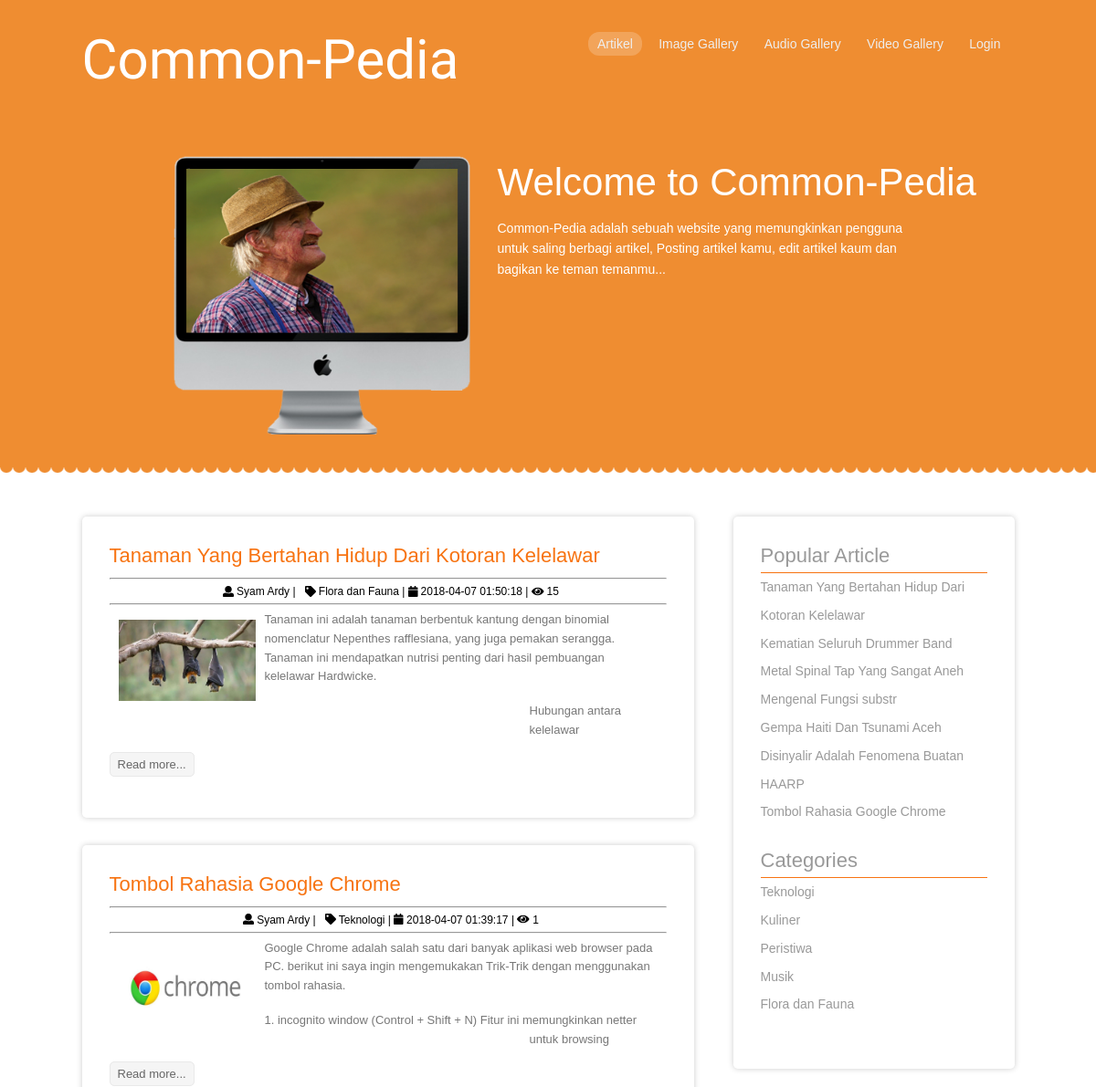
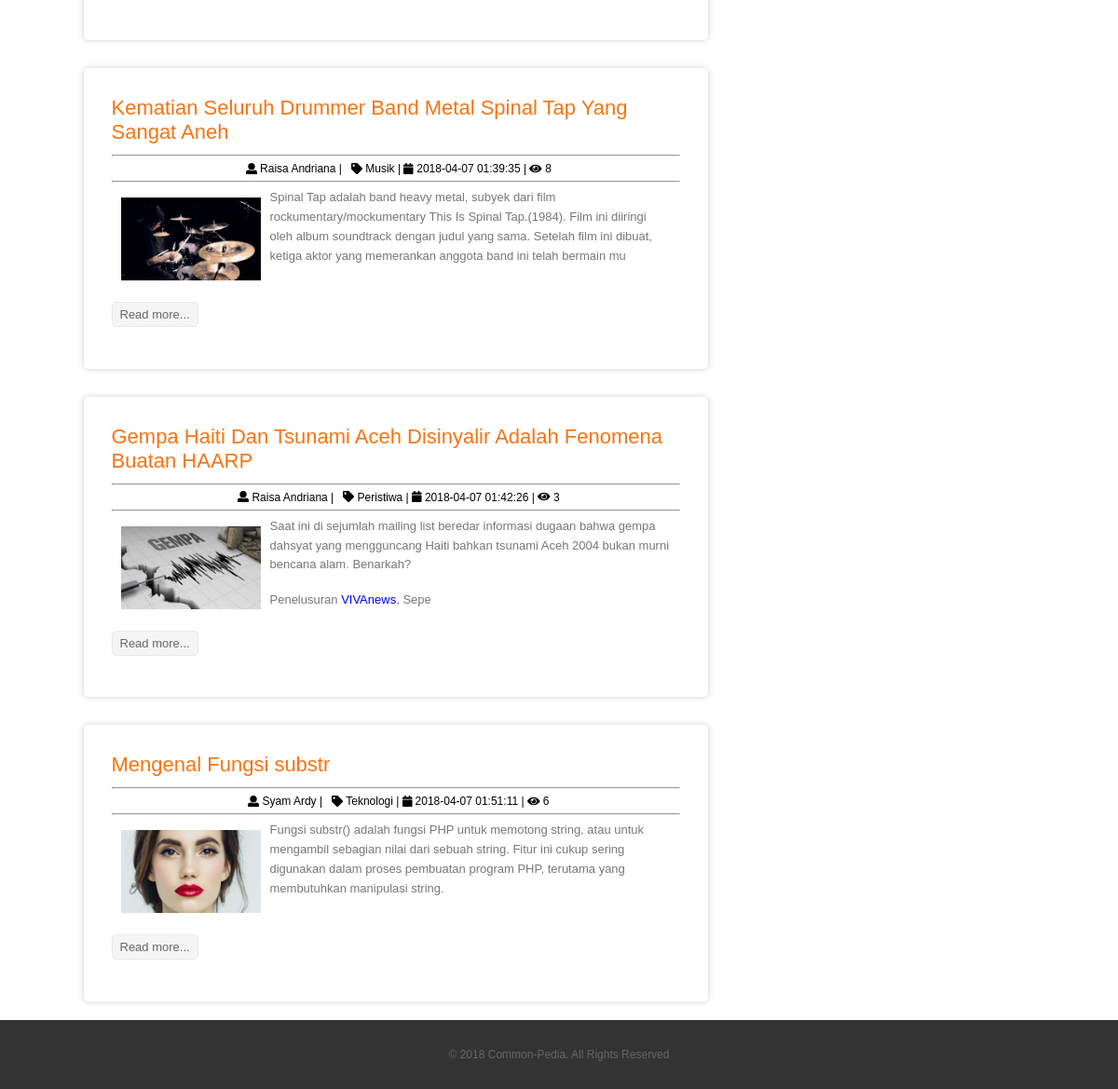
The page / on the database its author committed (2 pictures, top to bottom).
### tables this page shows
CREATE TABLE `artikel` (
  `id_artikel` int(5) NOT NULL,
  `id_user` int(5) NOT NULL,
  `id_kategori` int(5) NOT NULL,
  `judul` varchar(255) NOT NULL,
  `tanggal_post` varchar(50) NOT NULL,
  `isi` text NOT NULL,
  `foto` varchar(255) NOT NULL,
  `slug` varchar(150) NOT NULL,
  `dilihat` int(11) NOT NULL
);

CREATE TABLE `user` (
  `id_user` int(5) NOT NULL,
  `username` varchar(200) NOT NULL,
  `password` varchar(255) NOT NULL,
  `nama_lengkap` varchar(100) NOT NULL,
  `tgl_lahir` date NOT NULL,
  `jenis_kelamin` varchar(20) NOT NULL,
  `email` varchar(50) NOT NULL,
  `bio` varchar(255) NOT NULL,
  `agama` varchar(25) NOT NULL,
  `no_tlp` varchar(20) NOT NULL,
  `foto` varchar(255) NOT NULL
);

CREATE TABLE `kategori` (
  `id_kategori` int(5) NOT NULL,
  `nama_kategori` varchar(20) NOT NULL,
  `deskripsi` text NOT NULL
);

### application/controllers/Artikel.php (called while the page is built, shortened)
<?php
	Class Artikel extends CI_Controller{
		function __construct(){
			$this->load->model('m_data');
			$this->load->library('upload');
		}
		function index(){
			$data['p_artikel'] = $this->m_data->get_data_sort('artikel', 'dilihat');
			$data['kategori'] = $this->m_data->get_data('kategori')->result();
			$data['user'] = $this->m_data->get_data('user')->result();
			$data['artikel'] = $this->m_data->get_data_artikel('artikel')->result();
			$this->load->view('artikel/v_artikel', $data);
		}
	}
?>

### index.php (called while the page is built, shortened)
<?php
require_once BASEPATH.'core/CodeIgniter.php';

### application/models/M_data.php (called while the page is built, shortened)
<?php
	class M_data extends CI_Model{
		function get_data($table){
			return $this->db->get($table);
		}
		function get_data_sort($table, $field){
			$this->db->order_by($field, 'DESC');
			$this->db->limit(5);
			$query = $this->db->get($table);
    		return $query->result();
		}
		function get_data_artikel($table){
		    $this->db->order_by('id_artikel','DESC');
			return $this->db->get($table);
		}
	}
?>

### application/views/artikel/v_artikel.php (the view, shortened to what this page needs)
<?php $this->load->view('v_header'); ?>
<div class="content">
    <?php
    if(is_array($artikel)){
        foreach ($artikel as $ar) {
     ?>
        <div class="left-box" style="min-height: 100px;">
            <h2><?php echo $ar->judul ?></h2>
            <hr>
            <div style="text-align: center;">
                <?php
                    foreach ($user as $us) {
                        if($ar->id_user == $us->id_user){
                            echo "&nbsp <i class='fas fa-user'></i> $us->nama_lengkap";
                        }
                    }
                ?>
                |
                <?php
                    foreach ($kategori as $kat) {
                        if($ar->id_kategori == $kat->id_kategori){
                            echo "&nbsp <i class='fas fa-tag'></i> $kat->nama_kategori";
                        }
                    }
                ?>
                | <i class="fas fa-calendar"></i> <?php echo $ar->tanggal_post ?>
                | <i class="fas fa-eye"></i> <?php echo $ar->dilihat ?>
            </div>
                <hr>
                <img src="<?php echo base_url()?>assets/foto/artikel/<?php echo $ar->foto ?>" alt="" class="prev"  width="150px" style="margin:10px;"/>
                <p class="para"><?php echo substr($ar->isi, 0, 260)?></p>
                <p class="more">
                    <a href="<?php echo base_url()?>index.php/artikel/baca_artikel/<?php echo $ar->slug ?>">Read more...</a>
                </p>
        </div>
    <?php
        }
    }
    ?>
</div>
<?php $this->load->view('v_footer'); ?>

### application/views/v_header.php (shortened to what this page needs)
<!DOCTYPE HTML>
<html>
<head>
    <link rel="stylesheet" href="<?php echo base_url() ?>assets/front/css/style.css" type="text/css" media="all" />
</head>
<body>
    <div class="header">
        <div class="wrap">
            <div class="logo">
                <h1>
                    <a href="<?php echo base_url() ?>">Common-Pedia</a>
                </h1>
            </div>
            <div class="nav">
                <ul>
                    <li>
                        <a href="<?php echo base_url() ?>">Artikel</a>
                    </li>
                    <li>
                        <a href="<?php echo base_url('index.php/image') ?>">Image Gallery</a>
                    </li>
                    <li>
                        <a href="<?php echo base_url('index.php/audio') ?>">Audio Gallery</a>
                    </li>
                    <li>
                        <a href="<?php echo base_url('index.php/video') ?>">Video Gallery</a>
                    </li>
                        <?php if($this->session->userdata('status') == 'logged'){
                            ?>
                                <li><a href="<?php echo base_url('index.php/dashboard/profil') ?>">Dashboard</a></li>
                                <li><a href="<?php echo base_url('index.php/user/logout') ?>">Logout</a></li>
                            <?php
                        }else{
                        ?>
                        <li><a href="<?php echo base_url('index.php/user/login') ?>">Login</a></li>
                        <?php
                        }
                        ?>
                </ul>
            </div>
        </div>
    </div>
    <div class="wrap">
        <div class="box">
            <img src="<?php echo base_url() ?>assets/front/images/mac.png">
            <h2>Welcome to Common-Pedia</h2>
            <p>Common-Pedia adalah sebuah website yang memungkinkan pengguna untuk saling berbagi artikel, Posting artikel kamu,
             edit artikel kaum dan bagikan ke teman temanmu...</p>
        </div>

### application/views/v_footer.php (shortened to what this page needs)
<div class="sidebar" style="float: right;">
            <div class="right-box">
                <h2>Popular Article</h2>
                <ul>
                    <?php
                        if(is_array($p_artikel)){
                            foreach ($p_artikel as $p) {
                                ?> <li>
                                    <a href='<?php echo base_url()?>index.php/artikel/baca_artikel/<?php echo $p->slug ?>'>
                                        <?php echo $p->judul ?>
                                    </a>
                                    </li>
                                <?php
                            }
                        }
                    ?>
                </ul>
                <h2>Categories</h2>
                <ul>
                    <?php
                        if(is_array($kategori)){
                            foreach ($kategori as $kat) {
                                echo "<li>
                                    <a href='#''>$kat->nama_kategori</a>
                                    </li>";
                            }
                        }
                    ?>
                </ul>
            </div>
        </div>
    </div>
    <div class="footer">
        <div class="wrap">
            <div class="copy">
                <p>&copy; 2018 Common-Pedia. All Rights Reserved
                </p>
            </div>
        </div>
    </div>
</body>
</html>

### assets/front/css/style.css (style rules this page uses)
html,body,div,span,applet,object,iframe,h1,h2,h3,h4,h5,h6,p,blockquote,pre,a,abbr,acronym,address,big,cite,code,del,dfn,em,img,ins,kbd,q,s,samp,small,strike,strong,sub,sup,tt,var,b,u,i,dl,dt,dd,ol,nav ul,nav li,fieldset,form,label,legend,table,caption,tbody,tfoot,thead,tr,th,td,article,aside,canvas,details,embed,figure,figcaption,footer,header,hgroup,menu,nav,output,ruby,section,summary,time,mark,audio,video { margin:0;padding:0;border:0;font-size:100%;font:inherit;vertical-align:baseline; }
ol,ul { list-style:none;margin:0;padding:0; }
a { text-decoration:none; }
img { max-width:100%; }
body { font-family:Trebuchet MS, Helvetica, sans-serif; font-size:12px; background:url(../images/444.png) repeat-x; }
.wrap { width:1000px; margin:0 auto; }
.logo { margin:30px 0; float:left; }
.logo h1 a { font-family: 'Oregano', cursive; font-size:60px; color:#fff; }
.nav { float:right; margin:35px 0 0 0; }
.nav li { display:inline-block; margin-right: 5px; }
.nav li a { color:#eee; font-size:14px; display:block; padding:5px 10px; }
.nav li:first-child, .nav li a:hover { color:#fff; background:rgba(255,255,255,0.2); -weblit-border-radius:1em; -moz-border-radius:1em; border-radius:1em; }
.header { margin-bottom:20px; }
.content { float:left; }
.sidebar { float:left; }
.box { width:940px; padding:20px 100px; }
.box img { float:left; margin:0 30px 40px 0; width:325px; height:305px; max-width:100%; }
.box h2 { color:#fff; font-size:42px; padding:5px; margin-bottom:10px; }
.box p { color:#fff; font-size:14px; line-height:1.6em; width:450px; float:left; }
.left-box { width:610px; margin:30px 18px 20px 0; padding:30px; -webkit-box-shadow:0 0 6px #ccc; -moz-box-shadow:0 0 6px #ccc; box-shadow:0 0 6px #ccc; -weblit-border-radius:.4em; -moz-border-radius:.4em; border-radius:.4em; }
.left-box h2 { color:#f77311; font-size:22px; padding-bottom:5px; }
.left-box p { color:#777; font-size:13px; line-height:1.6em; padding: 0 10px 17px 0; }
.para { width:450px; }
.para, .prev { float:left; }
.more a { color:#666; background:#f5f5f5; padding:5px 8px; -weblit-border-radius:.4em; -moz-border-radius:.4em; border-radius:.4em; border:1px solid #e9e9e9; }
.right-box { width:248px; margin:30px 0; padding:30px; -webkit-box-shadow:0 0 6px #ccc; -moz-box-shadow:0 0 6px #ccc; box-shadow:0 0 6px #ccc; -weblit-border-radius:.4em; -moz-border-radius:.4em; border-radius:.4em; }
.right-box h2 { color:#999; font-size:22px; padding-bottom:5px; border-bottom:1px solid #f77311; }
.right-box ul { padding-bottom:25px; }
.right-box li a { color:#999; font-size:14px; line-height:2.2em; }
.footer { background:#333; padding:20px; }
.copy { text-align:center; padding:10px; color:#666; }
@media (max-width: 1280px) { .wrap { width: 1021px; } }

### rows shown on the page
artikel: judul "Tanaman Yang Bertahan Hidup Dari Kotoran Kelelawar", tanggal_post "2018-04-07 01:50:18", dilihat "15", foto (picture), isi "Tanaman ini adalah tanaman berbentuk kantung dengan binomial nomenclatur Nepenthes rafflesiana , yang juga pemakan serangga. Tanaman ini mendapatkan nutrisi penting dari hasil pembuangan kelelawar Hardwicke. Hubungan antara kelelawar"
user: nama_lengkap "Syam Ardy"
kategori: nama_kategori "Flora dan Fauna"
artikel: judul "Tombol Rahasia Google Chrome", tanggal_post "2018-04-07 01:39:17", dilihat "1", foto (picture), isi "Google Chrome adalah salah satu dari banyak aplikasi web browser pada PC. berikut ini saya ingin mengemukakan Trik-Trik dengan menggunakan tombol rahasia. 1. incognito window (Control + Shift + N) Fitur ini memungkinkan netter untuk browsing"
kategori: nama_kategori "Teknologi"
artikel: judul "Kematian Seluruh Drummer Band Metal Spinal Tap Yang Sangat Aneh", tanggal_post "2018-04-07 01:39:35", dilihat "8", foto (picture), isi "Spinal Tap adalah band heavy metal, subyek dari film rockumentary/mockumentary This Is Spinal Tap.(1984). Film ini diiringi oleh album soundtrack dengan judul yang sama. Setelah film ini dibuat, ketiga aktor yang memerankan anggota band ini telah bermain mu"
user: nama_lengkap "Raisa Andriana"
kategori: nama_kategori "Musik"
artikel: judul "Gempa Haiti Dan Tsunami Aceh Disinyalir Adalah Fenomena Buatan HAARP", tanggal_post "2018-04-07 01:42:26", dilihat "3", foto (picture), isi "Saat ini di sejumlah mailing list beredar informasi dugaan bahwa gempa dahsyat yang mengguncang Haiti bahkan tsunami Aceh 2004 bukan murni bencana alam. Benarkah? Penelusuran VIVAnews , Sepe"
kategori: nama_kategori "Peristiwa"
artikel: judul "Mengenal Fungsi substr", tanggal_post "2018-04-07 01:51:11", dilihat "6", foto (picture), isi "Fungsi substr() adalah fungsi PHP untuk memotong string, atau untuk mengambil sebagian nilai dari sebuah string. Fitur ini cukup sering digunakan dalam proses pembuatan program PHP, terutama yang membutuhkan manipulasi string."
kategori: nama_kategori "Kuliner"
